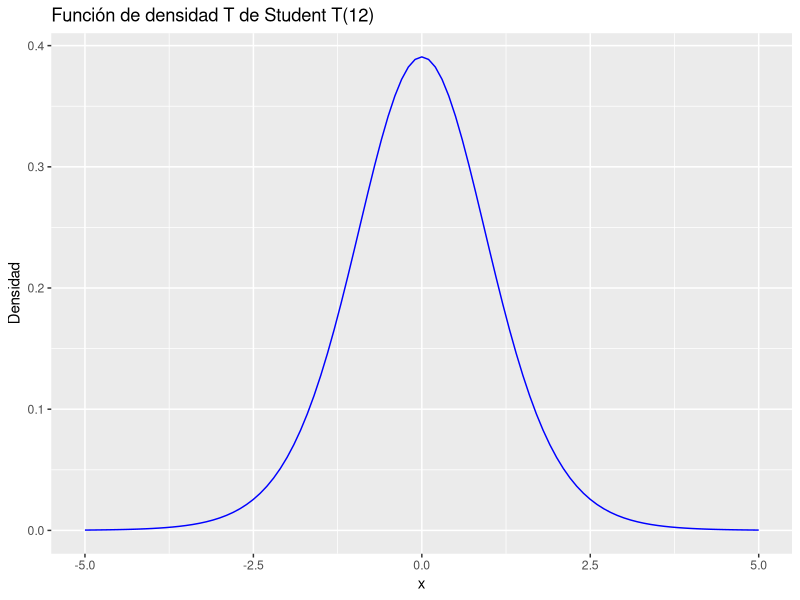
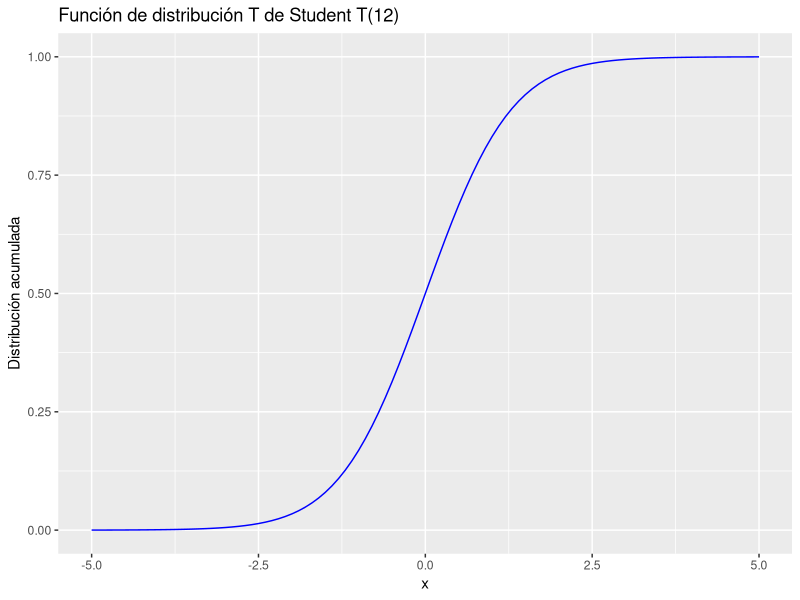

The R script that drew these images, in order:
#ej12
library(ggplot2)

# grados de libertad de la distribución T
df <- 12

# generar una secuencia de números
x <- seq(-5, 5, by = 0.1)

# calcular las densidades y las distribuciones acumuladas
densidades <- dt(x, df)
distribuciones <- pt(x, df)

# crear un data frame con los datos
datos <- data.frame(x, densidades, distribuciones)

# dibujar la gráfica de la función de densidad
ggplot(datos, aes(x, densidades)) +
  geom_line(color = "blue") +
  ggtitle("Función de densidad T de Student T(12)") +
  xlab("x") +
  ylab("Densidad")

# dibujar la gráfica de la función de distribución
ggplot(datos, aes(x, distribuciones)) +
  geom_line(color = "blue") +
  ggtitle("Función de distribución T de Student T(12)") +
  xlab("x") +
  ylab("Distribución acumulada")